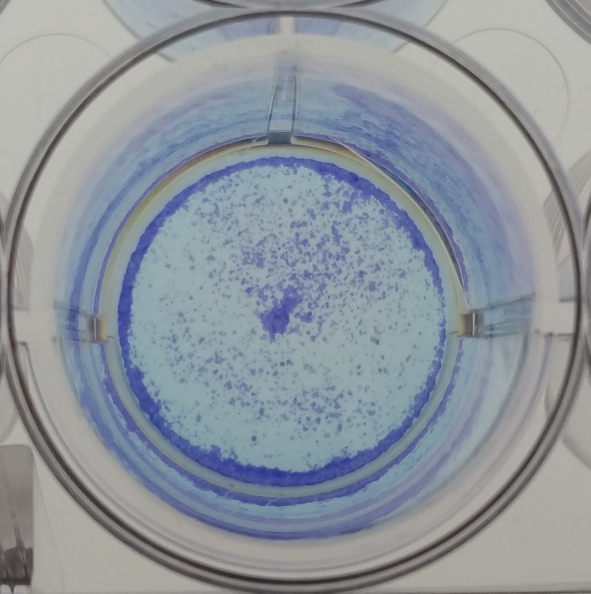
#> input picture samples/day3.jpg, 1181 x 1187 px (shown at 1/2 size)
$ python CCwell.py
#> lines starting #> are read from the running program, lines starting #| are printed output that depends on the picture
import cv2
import numpy as np
import tkinter
from tkinter import filedialog
import matplotlib.pyplot as plt
from skimage import filters

root = tkinter.Tk()
root.filename =  filedialog.askopenfilename()#initialdir = "/",title = "Select file",filetypes = (("jpeg files","*.jpg"),("all files","*.*")))
#> the answer given: samples/day3.jpg

print('''
                Cell Culture Well Area

    This software segmentates the selected area in a binary way
    and returns the percetage of area occupied by cells (dark)
    and by background (light). Built for culture cell applications.

    Intructions:
    - Click and drag the region of interest to be processed
    - (OPTIONAL) Hold 'Ctrl' while moving the mouse to vizualize the circle area filled
    - Release mouse button when the circle matches region of interest
    - Press 'ENTER' to proceed

    Please, select image...
      ''')

img_path = root.filename
root.destroy()

drawing = False # true if mouse is pressed
ix,iy = -1,-1
img = cv2.imread(img_path,0)
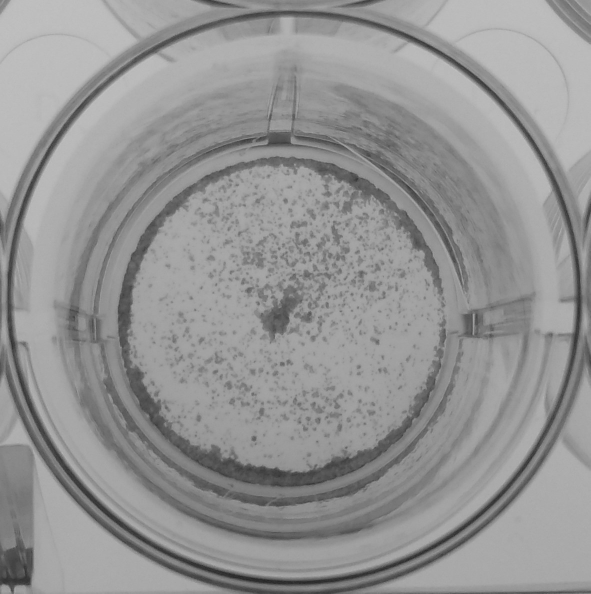
#> img: shape (1187, 1181) (shown at 1/2 size); min 31, max 195, mean 147.6

def draw_circle(event,x,y,flags,param):
    global ix,iy,drawing,mode,img

    if event == cv2.EVENT_LBUTTONDOWN:
        drawing = True
        ix,iy = x,y

    elif event == cv2.EVENT_MOUSEMOVE:
        if drawing == True:
            radius = np.int32(np.hypot(ix-x, iy-y))
            img = cv2.imread(img_path,0)
            #cv2.namedWindow('image', cv2.WINDOW_NORMAL)
            #cv2.resizeWindow('image', 800,800)
            cv2.imshow('image',img)
            circle = cv2.circle(img,(x,y),radius,(0,0,255), thickness=2)

    elif event == cv2.EVENT_LBUTTONUP:
        drawing = False
        radius = np.int32(np.hypot(ix-x, iy-y))
        circle = cv2.circle(img,(x,y),radius,(0,0,255),-1)

    if flags == cv2.EVENT_FLAG_CTRLKEY + cv2.EVENT_FLAG_LBUTTON:
        radius = np.int32(np.hypot(ix-x, iy-y))
        circle = cv2.circle(img,(x,y),radius,(0,0,255),-1)

cv2.namedWindow('image', cv2.WINDOW_NORMAL)
cv2.resizeWindow('image', 800,800)

while(1):
    cv2.imshow('image',img)
    #a, b, c, d = cv2.getWindowImageRect('image')
    circle = cv2.setMouseCallback('image',draw_circle)
    k = cv2.waitKey(1) & 0xFF
#> (key Esc is pressed here)
    # [4 lines of commented-out code are left out]
    if k == 13:
        #out = img
        break

cv2.destroyAllWindows()

mask = img == 0
#> mask: shape (1187, 1181) bool; every value is 0

coord = np.where(mask==True)
#> coord = (empty array, empty array)

c0 = coord[0]
#> c0 = empty array
c1 = coord[1]
#> c1 = empty array
sin = np.unique(c0)
#> sin = empty array
cos = np.unique(c1)
#> cos = empty array

#> (the run stopped early here; a loop or call above may not have finished)
